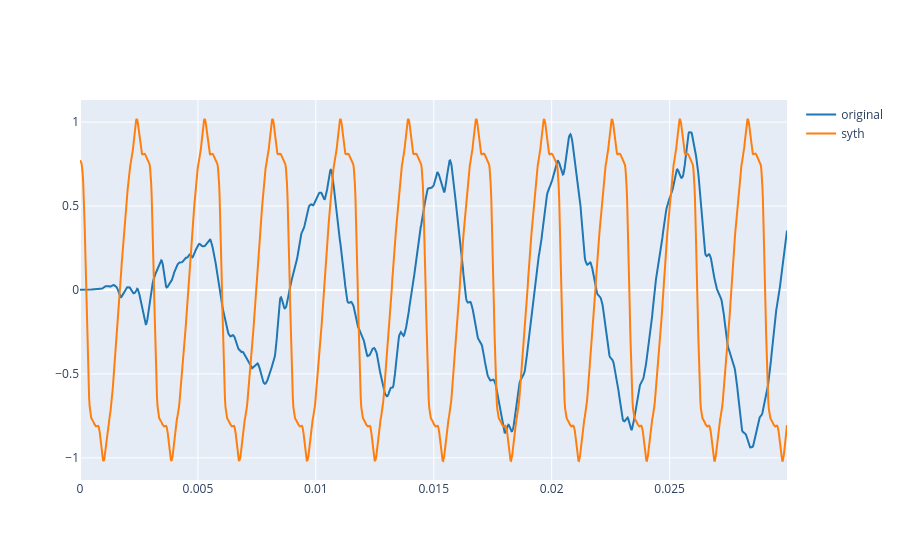

Source (notebook cell):
### Code cell
plot_signals([reference_audio,y], sr=fs, t_start=0.0, t_end = 0.03, name=["original", "syth"])

### Figure 1 — Plotly figure (JSON) as saved in the notebook; plotly's stock layout.template omitted (floating-point values rounded to 4 significant figures; data arrays with more than 128 entries replaced by an {"elided": "..."} marker saying what was removed)
{"data": [{"line": {"color": "#1f77b4", "shape": "linear"}, "mode": "lines", "name": "original", "type": "scatter", "x": {"elided": "1323 float values"}, "y": {"elided": "1323 float values"}}, {"line": {"color": "#ff7f0e", "shape": "linear"}, "mode": "lines", "name": "syth", "type": "scatter", "x": {"elided": "1323 float values"}, "y": {"elided": "1323 float values"}}], "layout": {}}
